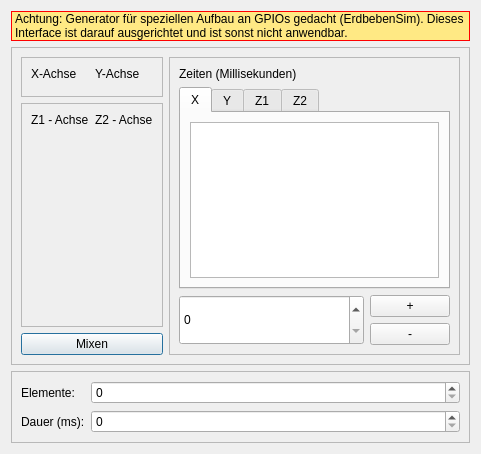
<?xml version="1.0" encoding="UTF-8"?>
<ui version="4.0">
 <class>EasyGenDialog</class>
 <widget class="QDialog" name="EasyGenDialog">
  <property name="geometry">
   <rect>
    <x>0</x>
    <y>0</y>
    <width>481</width>
    <height>454</height>
   </rect>
  </property>
  <property name="windowTitle">
   <string/>
  </property>
  <layout class="QVBoxLayout" name="verticalLayout">
   <item>
    <widget class="QLabel" name="label_8">
     <property name="styleSheet">
      <string notr="true">color: black;
background-color: rgb(255, 233, 132);
border: 1px solid red</string>
     </property>
     <property name="text">
      <string>Achtung: Generator für speziellen Aufbau an GPIOs gedacht (ErdbebenSim). Dieses Interface ist darauf ausgerichtet und ist sonst nicht anwendbar.</string>
     </property>
     <property name="wordWrap">
      <bool>true</bool>
     </property>
    </widget>
   </item>
   <item>
    <widget class="QFrame" name="frame">
     <property name="sizePolicy">
      <sizepolicy hsizetype="Preferred" vsizetype="Expanding">
       <horstretch>0</horstretch>
       <verstretch>0</verstretch>
      </sizepolicy>
     </property>
     <property name="frameShape">
      <enum>QFrame::StyledPanel</enum>
     </property>
     <property name="frameShadow">
      <enum>QFrame::Raised</enum>
     </property>
     <layout class="QGridLayout" name="gridLayout">
      <item row="4" column="0">
       <widget class="QPushButton" name="MixButton">
        <property name="text">
         <string>Mixen</string>
        </property>
       </widget>
      </item>
      <item row="2" column="1" rowspan="3">
       <widget class="QFrame" name="frame_5">
        <property name="frameShape">
         <enum>QFrame::StyledPanel</enum>
        </property>
        <property name="frameShadow">
         <enum>QFrame::Raised</enum>
        </property>
        <layout class="QVBoxLayout" name="verticalLayout_6">
         <item>
          <widget class="QLabel" name="label_7">
           <property name="text">
            <string>Zeiten (Millisekunden)</string>
           </property>
          </widget>
         </item>
         <item>
          <widget class="QTabWidget" name="AxisDelaysTabWidget">
           <property name="currentIndex">
            <number>0</number>
           </property>
           <widget class="QWidget" name="tab_4">
            <attribute name="title">
             <string>X</string>
            </attribute>
            <layout class="QVBoxLayout" name="verticalLayout_7">
             <item>
              <widget class="QListWidget" name="XDelays"/>
             </item>
            </layout>
           </widget>
           <widget class="QWidget" name="tab_3">
            <attribute name="title">
             <string>Y</string>
            </attribute>
            <layout class="QVBoxLayout" name="verticalLayout_8">
             <item>
              <widget class="QListWidget" name="YDelays"/>
             </item>
            </layout>
           </widget>
           <widget class="QWidget" name="tab_6">
            <attribute name="title">
             <string>Z1</string>
            </attribute>
            <layout class="QVBoxLayout" name="verticalLayout_9">
             <item>
              <widget class="QListWidget" name="Z1Delays"/>
             </item>
            </layout>
           </widget>
           <widget class="QWidget" name="tab_5">
            <attribute name="title">
             <string>Z2</string>
            </attribute>
            <layout class="QVBoxLayout" name="verticalLayout_10">
             <item>
              <widget class="QListWidget" name="Z2Delays"/>
             </item>
            </layout>
           </widget>
          </widget>
         </item>
         <item>
          <layout class="QGridLayout" name="gridLayout_2">
           <item row="0" column="1">
            <widget class="QPushButton" name="TimeAddButton">
             <property name="text">
              <string>+</string>
             </property>
            </widget>
           </item>
           <item row="1" column="1">
            <widget class="QPushButton" name="TimeSubButton">
             <property name="text">
              <string>-</string>
             </property>
            </widget>
           </item>
           <item row="0" column="0" rowspan="2">
            <widget class="QSpinBox" name="TimeInputSpin">
             <property name="sizePolicy">
              <sizepolicy hsizetype="Expanding" vsizetype="Preferred">
               <horstretch>0</horstretch>
               <verstretch>0</verstretch>
              </sizepolicy>
             </property>
             <property name="maximum">
              <number>99999</number>
             </property>
            </widget>
           </item>
          </layout>
         </item>
        </layout>
       </widget>
      </item>
      <item row="3" column="0">
       <widget class="QFrame" name="frame_4">
        <property name="frameShape">
         <enum>QFrame::StyledPanel</enum>
        </property>
        <property name="frameShadow">
         <enum>QFrame::Raised</enum>
        </property>
        <layout class="QHBoxLayout" name="horizontalLayout_2">
         <item>
          <layout class="QVBoxLayout" name="verticalLayout_4">
           <item>
            <widget class="QLabel" name="label_5">
             <property name="text">
              <string>Z1 - Achse</string>
             </property>
            </widget>
           </item>
           <item>
            <widget class="QFrame" name="Z1VoltsFrame">
             <property name="frameShape">
              <enum>QFrame::NoFrame</enum>
             </property>
             <property name="frameShadow">
              <enum>QFrame::Raised</enum>
             </property>
            </widget>
           </item>
           <item>
            <spacer name="verticalSpacer_2">
             <property name="orientation">
              <enum>Qt::Vertical</enum>
             </property>
             <property name="sizeHint" stdset="0">
              <size>
               <width>20</width>
               <height>40</height>
              </size>
             </property>
            </spacer>
           </item>
          </layout>
         </item>
         <item>
          <layout class="QVBoxLayout" name="verticalLayout_5">
           <item>
            <widget class="QLabel" name="label_6">
             <property name="text">
              <string>Z2 - Achse</string>
             </property>
            </widget>
           </item>
           <item>
            <widget class="QFrame" name="Z2VoltsFrame">
             <property name="frameShape">
              <enum>QFrame::NoFrame</enum>
             </property>
             <property name="frameShadow">
              <enum>QFrame::Raised</enum>
             </property>
            </widget>
           </item>
           <item>
            <spacer name="verticalSpacer">
             <property name="orientation">
              <enum>Qt::Vertical</enum>
             </property>
             <property name="sizeHint" stdset="0">
              <size>
               <width>20</width>
               <height>40</height>
              </size>
             </property>
            </spacer>
           </item>
          </layout>
         </item>
        </layout>
       </widget>
      </item>
      <item row="2" column="0">
       <widget class="QFrame" name="frame_3">
        <property name="frameShape">
         <enum>QFrame::StyledPanel</enum>
        </property>
        <property name="frameShadow">
         <enum>QFrame::Raised</enum>
        </property>
        <layout class="QHBoxLayout" name="horizontalLayout">
         <item>
          <layout class="QVBoxLayout" name="verticalLayout_2">
           <item>
            <widget class="QLabel" name="label_3">
             <property name="text">
              <string>X-Achse</string>
             </property>
            </widget>
           </item>
           <item>
            <widget class="QFrame" name="XVoltsFrame">
             <property name="frameShape">
              <enum>QFrame::NoFrame</enum>
             </property>
             <property name="frameShadow">
              <enum>QFrame::Raised</enum>
             </property>
            </widget>
           </item>
          </layout>
         </item>
         <item>
          <layout class="QVBoxLayout" name="verticalLayout_3">
           <item>
            <widget class="QLabel" name="label_4">
             <property name="text">
              <string>Y-Achse</string>
             </property>
            </widget>
           </item>
           <item>
            <widget class="QFrame" name="YVoltsFrame">
             <property name="frameShape">
              <enum>QFrame::NoFrame</enum>
             </property>
             <property name="frameShadow">
              <enum>QFrame::Raised</enum>
             </property>
            </widget>
           </item>
          </layout>
         </item>
        </layout>
       </widget>
      </item>
     </layout>
    </widget>
   </item>
   <item>
    <widget class="QFrame" name="frame_2">
     <property name="frameShape">
      <enum>QFrame::StyledPanel</enum>
     </property>
     <property name="frameShadow">
      <enum>QFrame::Raised</enum>
     </property>
     <layout class="QFormLayout" name="formLayout">
      <item row="0" column="0">
       <widget class="QLabel" name="label">
        <property name="text">
         <string>Elemente:</string>
        </property>
       </widget>
      </item>
      <item row="0" column="1">
       <widget class="QSpinBox" name="MaxElemsSpin">
        <property name="maximum">
         <number>99999</number>
        </property>
       </widget>
      </item>
      <item row="1" column="0">
       <widget class="QLabel" name="label_2">
        <property name="text">
         <string>Dauer (ms):</string>
        </property>
       </widget>
      </item>
      <item row="1" column="1">
       <widget class="QSpinBox" name="MaxDelaySpin">
        <property name="maximum">
         <number>99999</number>
        </property>
       </widget>
      </item>
     </layout>
    </widget>
   </item>
  </layout>
 </widget>
 <resources/>
 <connections/>
</ui>
